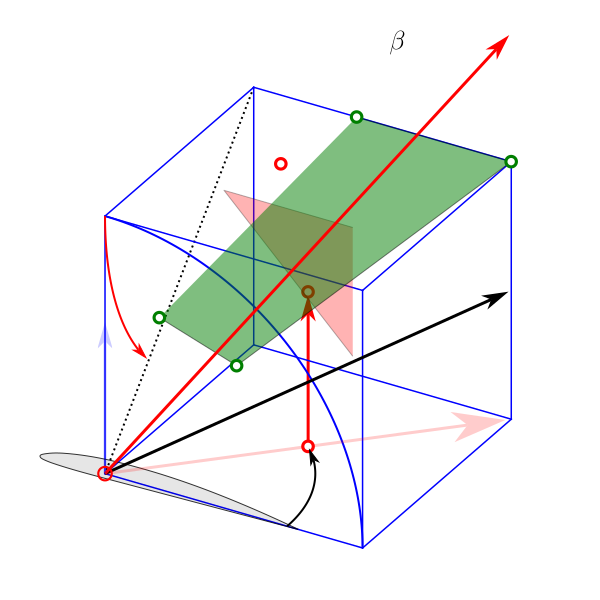

Generate this figure with Python:
#!/usr/bin/env python3
# -*- coding: utf-8 -*-
"""
Created on Thu Aug 11 11:03:50 2022


@author: rschmehl
"""

import matplotlib.pyplot as plt
import numpy as np
import os
from pathlib import Path
from itertools import product, combinations

# Folder with configuration and shared data
dat_path = Path.cwd().parent / 'data'
#os.environ['CONF_PATH'] = str(dat_path)

from vplot3d.vplot3d import init_view, Line, Vector, Point, Arc, ArcMeasure, Polygon, save_svg_tex

fig = plt.figure()
ax = fig.add_subplot(projection='3d', proj_type='ortho')
ax.set_axis_off()

# Initialize vector diagram
# See also https://matplotlib.org/stable/api/toolkits/mplot3d/view_angles.html
init_view(width=600, height=600,
          xmin=0, xmax=1, ymin=0, ymax=1, zmin=-0.3, zmax=1.5,
          zoom=1.5, elev=30, azim=-60)

# draw cube https://itecnote.com/tecnote/python-plotting-a-3d-cube-a-sphere-and-a-vector-in-matplotlib/
r = [0, 1]
for s, e in combinations(np.array(list(product(r, r, r))), 2):
    if np.sum(np.abs(s-e)) == r[1]-r[0]:
        ax.plot3D(*zip(s, e), color="b")

# draw a line
l1 = Line(np.array([0, 1, 1]),np.array([0, -1, -1]),linewidth=2, linestyle="dotted")

# draw some vectors
v1 = Vector(np.array([0, 0, 0]),np.array([1, 1, 0.5]),shape='Arrow1Mend',zorder=11,color='k')
v2 = Vector(np.array([0, 0, 0]),np.array([1, 1, 0]),shape='Arrow1Lend',zorder=12,color='r', alpha=0.2)
v3 = Vector(np.array([0, 0, 0]),np.array([0, 0, 0.2]),scale=3,zorder=13,color='b',alpha=0.2)
v4 = Vector(np.array([0.5, 0.5, 0]),np.array([0, 0, 1.2]),scale=0.5,color='r')

v5 = Vector(np.array([0, 0, 0]),np.array([1, 1, 1.5]),shape='Arrow1Mend',zorder=11,color='r')

# draw some points
p1 = Point(np.array([0, 0, 0]),shape='CoG',scale=1.5,zorder=50,color='r')

p2 = Point(np.array([0.5, 0.5, 0]),shape='Point1M',zorder=30,color='r')
p3 = Point(np.array([0.5, 0.5, 0.6]),shape='Point1M',color='r')
p4 = Point(np.array([0.25, 0.75, 0.9]),shape='Point1M',color='r')

# draw some arcs and arc measures
a1  = Arc(np.array([0, 0, 0]),np.array([1, 0, 0]),np.array([0, 0, 1]),1,linewidth=2,color='b')
am1 = ArcMeasure(np.array([0, 0, 0]),np.array([1, 0, 0]),np.array([1, 1, 0]),1,linewidth=2,shape='Arrow1Mend',scale=0.707106781,zorder=31,color='k')
am2 = ArcMeasure(np.array([0, 1, 1]),np.array([0, -1, 0]),np.array([0, -1, -1]),0.5,linewidth=2,shape='Arrow1Mend',scale=1,zorder=31,color='r')

# draw a polygon
p  = np.array([0, 0, 0])
q1 = np.array([0.5, -0.5, 1.0])
q2 = np.array([0.8, -0.5, 0.9])
q3 = np.array([1.0, 1.0, 1.0])
q4 = np.array([0.4, 1.0, 1.0])
u1 = np.array([1, 1, 0])
u2 = np.array([0, 1, 1])
u3 = np.array([1, 1, 1])
#print(poly3d)

r1 = Point(q1,color='g',zorder=21)
r2 = Point(q2,color='g',zorder=21)
r3 = Point(q3,color='g',zorder=21)
r4 = Point(q4,color='g',zorder=21)
ex = np.array([1, 0, 0])
ey = np.array([0, 1, 0])
ez = np.array([0, 0, 1])

# Polygon
pg1 = Polygon(p, [[q1, q2, q3, q4]], edgecolor='k', facecolor='g', scale=1, linewidth=1, alpha=0.5)
pg2 = Polygon.rotated(np.array([0, 0.3, 0.2]), v=[[u1, u2, u3]], e1=ex, e3=ez, facecolor='r', edgecolor='k', scale=0.5, linewidth=1, alpha=0.3)
voff = np.array([-0.25, 0, 0])
pg3 = Polygon.rotated(p, file=dat_path / 'clark_y_airfoil.dat', e1=ex, e3=ez, voff=voff, facecolor='k', edgecolor='k', scale=1, linewidth=1, alpha=0.1, edgecoloralpha=0.8)

# add some text | does not work anymore (error message in renderer)
ax.annotate3D(r'$\beta$', xyz=np.array([0.7, 0.7, 1.5]), xytext=(0,0))

save_svg_tex('many_objects', fontsize=20, scour=True)
plt.close()
